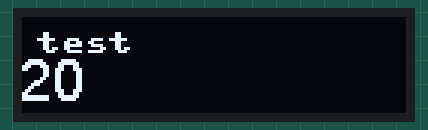
Simulated run of this program. Board: ESP32 board running MicroPython. Shown: 128×32 one-colour display. Library files of the repository ran but are not shown: ssd1306.py, writer.py, freesans20.py; what the program prints to the serial console is not drawn. At 0.0 s the program stops and its outputs stay as they are.

Above: at 0.1 s.

The program:

oled_esp32.py
```python
from machine import Pin, I2C
import ssd1306
import machine
from time import sleep
import writer
import framebuf
import freesans20


#i2c = I2C(-1, scl=Pin(22), sda=Pin(21)) #For ESP32: pin initializing
#i2c = I2C(-1, scl=Pin(5), sda=Pin(4))  #For ESP8266: pin initializing
i2c = machine.I2C(1, scl = machine.Pin(18), sda = machine.Pin(19), freq = 400000)  #esp32

k = i2c.scan()
print("Device Address      : ")
print(k)


oled_width = 128
oled_height = 32
oled = ssd1306.SSD1306_I2C(oled_width, oled_height, i2c)
oled.rotate(0)


def show():
        oled.fill(0)
        oled.text("test",5,5)
        font_writer = writer.Writer(oled, freesans20,False)
        font_writer.set_textpos(5,20)
        font_writer.printstring("20")
        oled.show()

def show_test():

        oled.invert(0)
        oled.text('DL2DBG', 0, 0)
        oled.show()

#show_test()
show()
```
